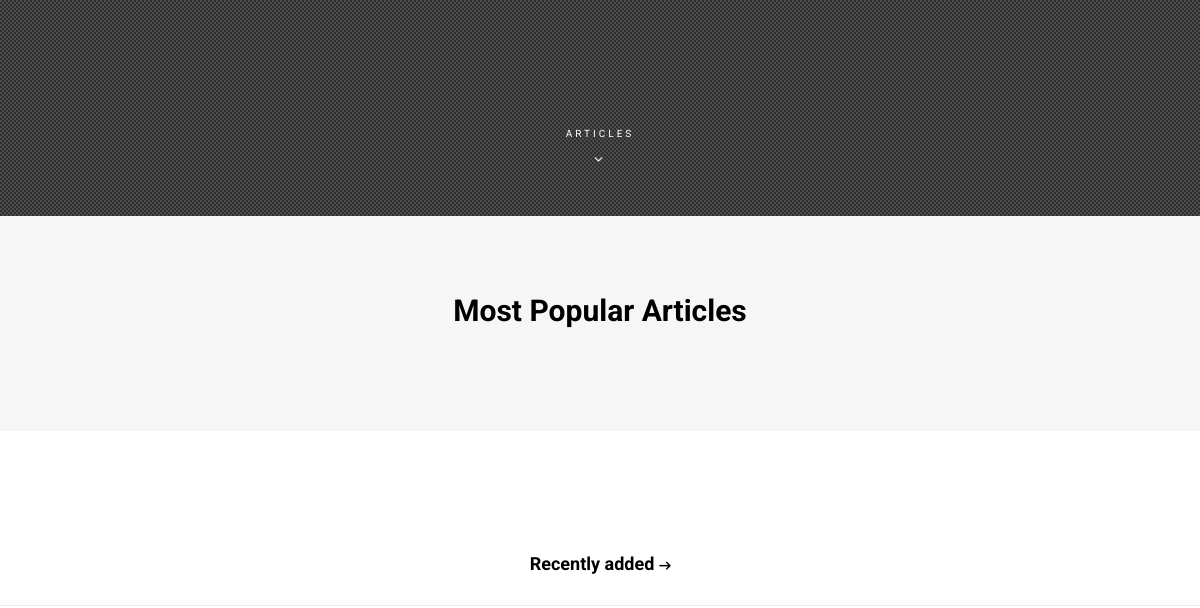
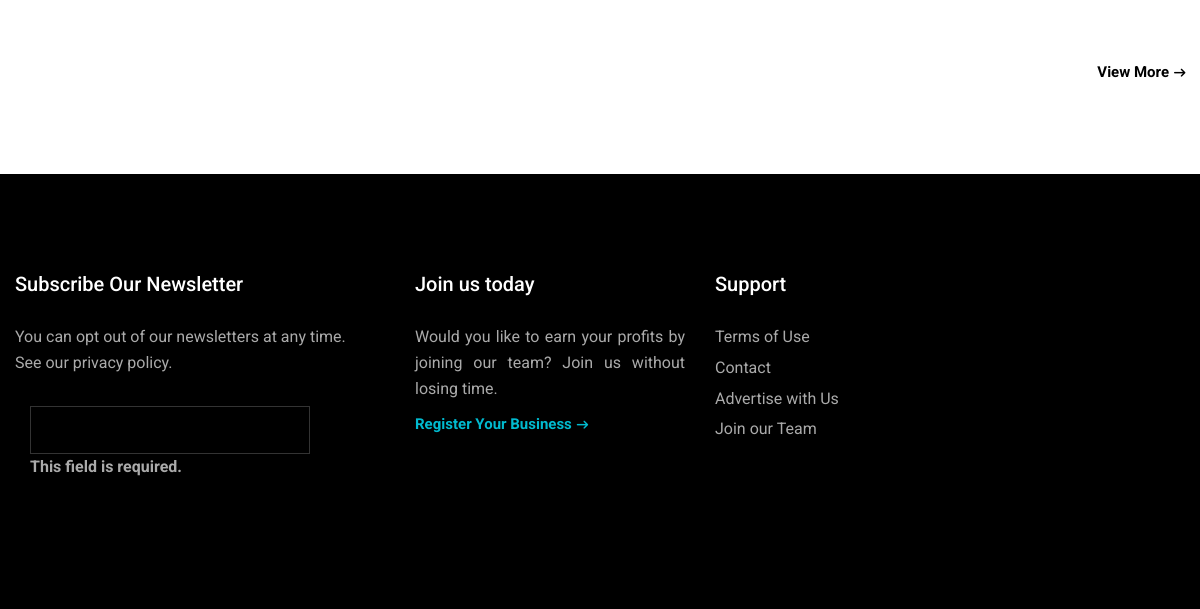
Before: / (lower part) with the older database file (2 pictures, top to bottom).
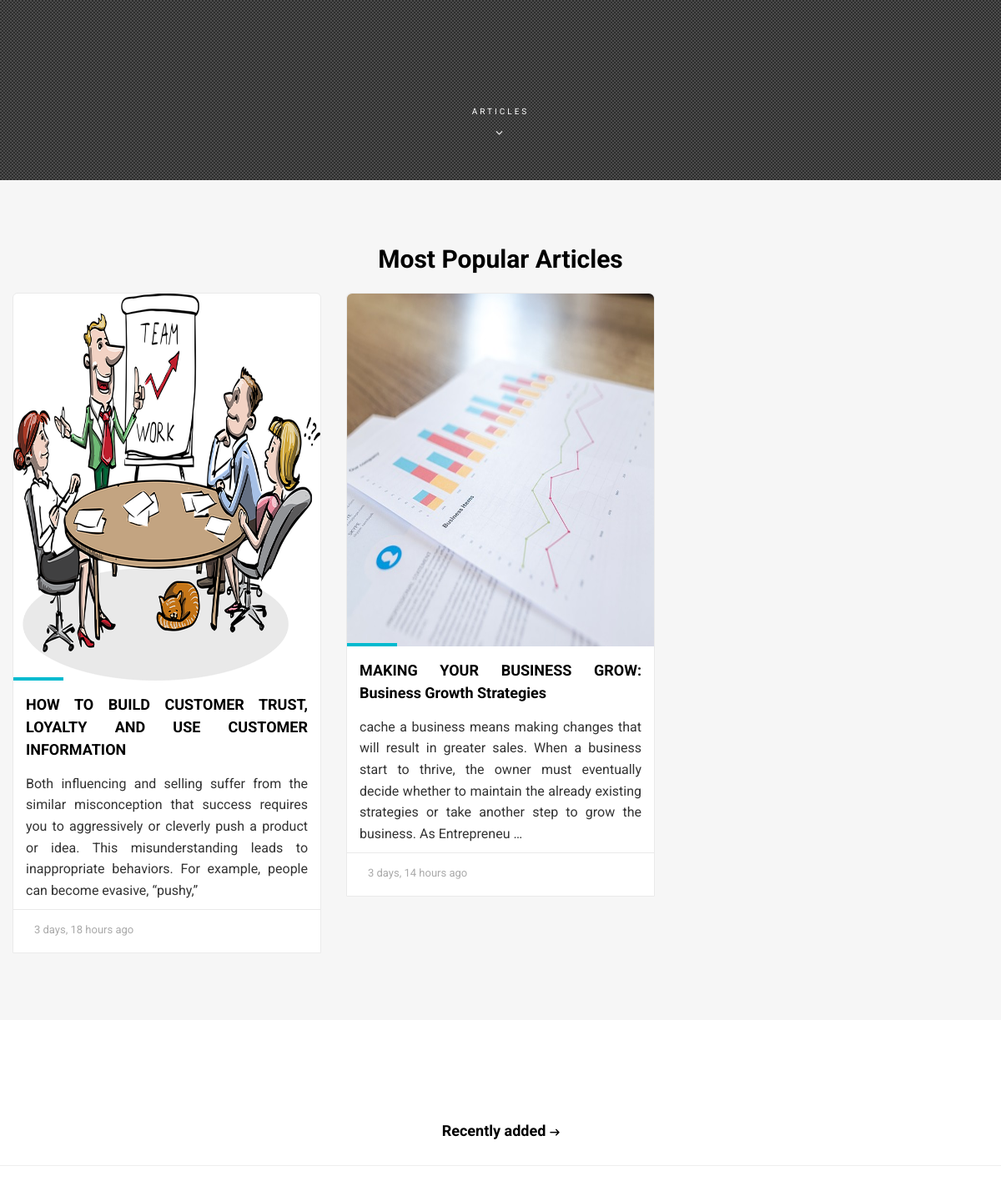
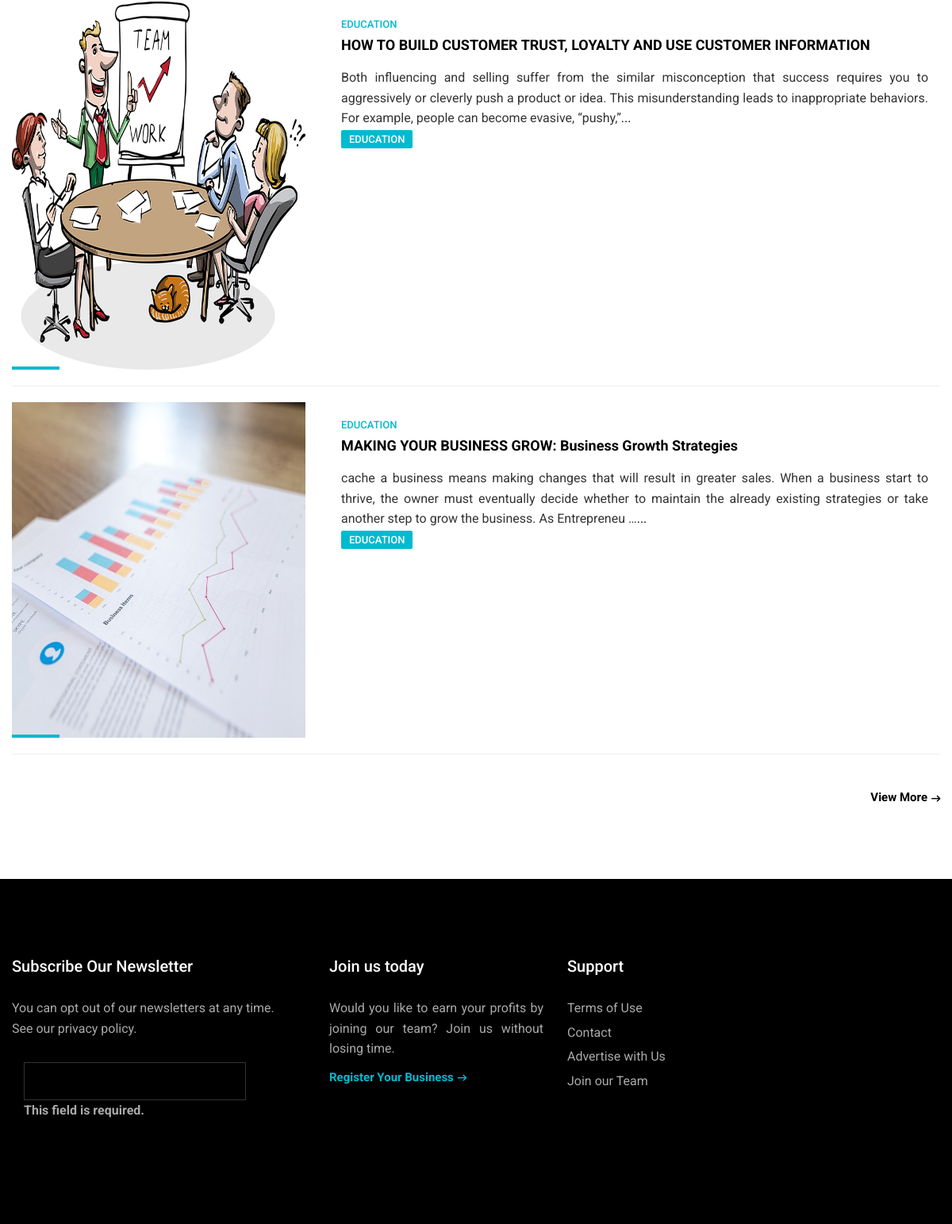
After: the same page with the newer database file (2 pictures, top to bottom).
### Article/models.py (models this page shows, shortened)
class Article(models.Model):
    popular = models.CharField(max_length=50, blank=True, choices=(('true','True'),('false','False')))
    category = models.ForeignKey(Category,on_delete=models.CASCADE, default=1,)
    preview_image = models.ImageField(upload_to='upload/',blank=True)
    tags = TaggableManager()
    title = models.CharField(max_length=100)
    slug = models.SlugField(max_length=250, unique=True)
    summary = models.TextField(max_length=1000, blank=True)
    title_body1 = models.TextField(max_length=1000, blank=True)
    title_body2 = models.TextField(max_length=1000, blank=True)
    title_body3 = models.TextField(max_length=1000, blank=True)
    part1=models.CharField(blank=True,max_length=200, choices=(('true','True'),('false','False')))
    sub1 = models.CharField(max_length=200, blank=True)
    sub1_child1 = models.CharField(max_length=500, blank=True)
    sub1_child1_body = models.TextField(max_length=1000, blank=True)
    sub1_child1_image = models.ImageField(upload_to='upload',blank=True)
    sub1_child2 = models.CharField(max_length=500, blank=True)
    sub1_child2_body = models.TextField(max_length=1000, blank=True)
    sub1_child2_image = models.ImageField(upload_to='upload', blank=True)
    sub1_child3 = models.CharField(max_length=500, blank=True)
    sub1_child3_body = models.TextField(max_length=1000, blank=True)
    sub1_child3_image = models.ImageField(upload_to='upload', blank=True)
    sub1_child4 = models.CharField(max_length=500, blank=True)
    sub1_child4_body = models.TextField(max_length=1000, blank=True)
    sub1_child4_image = models.ImageField(upload_to='upload', blank=True)
    sub1_child5 = models.CharField(max_length=500, blank=True)
    sub1_child5_body = models.TextField(max_length=1000, blank=True)
    sub1_child5_image = models.ImageField(upload_to='upload', blank=True)
    blockquote1 = models.TextField(max_length=500, blank=True)
    part2 = models.CharField(blank=True,max_length=200, choices=(('true','True'),('false','False')))
    sub2 = models.CharField(max_length=200, blank=True)
    sub2_child1 = models.CharField(max_length=500, blank=True)
    sub2_child1_body = models.TextField(max_length=1000, blank=True)
    sub2_child1_image = models.ImageField(upload_to='upload', blank=True)
    sub2_child2 = models.CharField(max_length=500, blank=True)
    sub2_child2_body = models.TextField(max_length=1000, blank=True)
    sub2_child2_image = models.ImageField(upload_to='upload', blank=True)
    sub2_child3 = models.CharField(max_length=500, blank=True)
    sub2_child3_body = models.TextField(max_length=1000, blank=True)
    sub2_child3_image = models.ImageField(upload_to='upload', blank=True)
    sub2_child4 = models.CharField(max_length=500, blank=True)
    sub2_child4_body = models.TextField(max_length=1000, blank=True)
    sub2_child4_image = models.ImageField(upload_to='upload', blank=True)
    sub2_child5 = models.CharField(max_length=500, blank=True)
    sub2_child5_body = models.TextField(max_length=1000, blank=True)
    sub2_child5_image = models.ImageField(upload_to='upload', blank=True)
    blockquote2 = models.TextField(max_length=500, blank=True)
    part3 = models.CharField(blank=True,max_length=200, choices=(('true','True'),('false','False')))
    sub3 = models.CharField(max_length=200, blank=True)
    sub3_child1 = models.CharField(max_length=500, blank=True)
    sub3_child1_body = models.TextField(max_length=1000, blank=True)
    sub3_child1_image = models.ImageField(upload_to='upload', blank=True)
    sub3_child2 = models.CharField(max_length=500, blank=True)
    sub3_child2_body = models.TextField(max_length=1000, blank=True)
    sub3_child2_image = models.ImageField(upload_to='upload', blank=True)
    sub3_child3 = models.CharField(max_length=500, blank=True)
    sub3_child3_body = models.TextField(max_length=1000, blank=True)
    sub3_child3_image = models.ImageField(upload_to='upload', blank=True)
    sub3_child4 = models.CharField(max_length=500, blank=True)
    sub3_child4_body = models.TextField(max_length=1000, blank=True)
    sub3_child4_image = models.ImageField(upload_to='upload', blank=True)
    sub3_child5 = models.CharField(max_length=500, blank=True)
    sub3_child5_body = models.TextField(max_length=1000, blank=True)
    sub3_child5_image = models.ImageField(upload_to='upload', blank=True)
    blockquote3 = models.TextField(max_length=500, blank=True)
    part4 = models.CharField(blank=True,max_length=200, choices=(('true','True'),('false','False')))
    sub4 = models.CharField(max_length=200, blank=True)
    sub4_child1 = models.CharField(max_length=500, blank=True)
    sub4_child1_body = models.TextField(max_length=1000, blank=True)
    sub4_child1_image = models.ImageField(upload_to='upload', blank=True)
    sub4_child2 = models.CharField(max_length=500, blank=True)
    sub4_child2_body = models.TextField(max_length=1000, blank=True)
    sub4_child2_image = models.ImageField(upload_to='upload', blank=True)
    sub4_child3 = models.CharField(max_length=500, blank=True)
    sub4_child3_body = models.TextField(max_length=1000, blank=True)
    sub4_child3_image = models.ImageField(upload_to='upload', blank=True)
    sub4_child4 = models.CharField(max_length=500, blank=True)
    sub4_child4_body = models.TextField(max_length=1000, blank=True)
    sub4_child4_image = models.ImageField(upload_to='upload', blank=True)
    sub4_child5 = models.CharField(max_length=500, blank=True)
    sub4_child5_body = models.TextField(max_length=1000, blank=True)
    sub4_child5_image = models.ImageField(upload_to='upload', blank=True)
    blockquote4 = models.TextField(max_length=500, blank=True)
    part5 = models.CharField(blank=True,max_length=200, choices=(('true','True'),('false','False')))
    sub5 = models.CharField(max_length=200, blank=True)
    sub5_child1 = models.CharField(max_length=500, blank=True)
    sub5_child1_body = models.TextField(max_length=1000, blank=True)
    sub5_child1_image = models.ImageField(upload_to='upload', blank=True)
    sub5_child2 = models.CharField(max_length=500, blank=True)
    sub5_child2_body = models.TextField(max_length=1000, blank=True)
    sub5_child2_image = models.ImageField(upload_to='upload', blank=True)
    sub5_child3 = models.CharField(max_length=500, blank=True)
    sub5_child3_body = models.TextField(max_length=1000, blank=True)
    sub5_child3_image = models.ImageField(upload_to='upload', blank=True)
    sub5_child4 = models.CharField(max_length=500, blank=True)
    sub5_child4_body = models.TextField(max_length=1000, blank=True)
    sub5_child4_image = models.ImageField(upload_to='upload', blank=True)
    sub5_child5 = models.CharField(max_length=500, blank=True)
    sub5_child5_body = models.TextField(max_length=1000, blank=True)
    sub5_child5_image = models.ImageField(upload_to='upload', blank=True)
    blockquote5 = models.TextField(max_length=500, blank=True)
    link =models.URLField(max_length=1000, blank=True)
    link_name= models.CharField(max_length=1000,blank=True)
    pub_date = models.DateTimeField(auto_now_add=True)

class Category(models.Model):
    name = models.CharField(max_length=250, blank=True)
    slug = models.SlugField(max_length=250)
    class Meta:
        ordering =['name']
        verbose_name = 'category'
    def get_absolute_url(self):
        return reverse('category_list', args=[self.slug])
    def __str__(self):
        return self.name

### Article/views.py (the view)
# urls.py: path('',cache_page(60 * 15)(views.home),name='home'),
@cache_page(60 * 15)
def home(request):
    instance_list = Article.objects.all()
    categories = Category.objects.all()
    paginator = Paginator(instance_list, 5)
    page = request.GET.get('page')
    instance = paginator.get_page(page)
    sub = SubscribeForm(request.POST)
    if sub.is_valid():
        email_data = sub.cleaned_data.get('S_email')
        new_comment, created = Subscribe.objects.get_or_create(
            S_email=email_data,
        )
        messages.success(request, 'You have subscribed successfully!!')
    content = {
        'instance': instance,
        'categories': categories,
        'sub':sub,
    }
    return render(request, 'blog/home.html', content)

### contact/forms.py
class SubscribeForm(forms.Form):
    S_email = forms.CharField(label='',widget=forms.EmailInput)

### templates/blog/home.html (shortened to what the changed rows need)
{% extends 'base.html' %}
{% load static %}
{% load thumbnail %}
{% block content %}
        <section class="section gb">
            <div class="container">
                <div class="row">
                     {% if instance %}
                {% for Article in instance %}
                {% if Article.popular %}
                    <div class="col-lg-4 col-md-12">
                        <div class="blog-box">
                            <div class="image-wrap entry">
                                 {% thumbnail Article.preview_image "380x200" crop="center" as im %}
                                <img src="{{ im.url }}" width="{{ im.width }}" height="{{ im.height }}">
                                {% endthumbnail %}
                            </div>
                            <div class="blog-desc">
                                <h4><a href="{% url 'detail' Article.slug %}">{{ Article.title}}</a></h4>
                                <p>{{ Article.summary|truncatechars:250  }}</p>
                            </div>
                            <div class="post-meta">
                                <ul class="list-inline">
                                    <li><a href="#" align="center">{{Article.pub_date|timesince}} ago</a></li>
                            </div>
                        </div>
                    </div>
                     {% endif %}
                         {% endfor %}
                         {% endif %}
                </div>
            </div>
        </section>
                <section class="section">
                    <h1 class="text-center">  <a href="{% url 'articles_list' %}" class="readmore " ><big>Recently added</big></a><hr ></h1>
                    <div class="container">
                        {% if instance %}
                {% for Article in instance %}
                        <div class="row">
                            <div class="col-md-4 hidden-sm hidden-xs">
                              <div class="image-wrap entry">
                                  {% thumbnail Article.preview_image "380x200"  as im %}
                                <img src="{{ im.url }}" width="{{ im.width }}" height="{{ im.height }}">
                                {% endthumbnail %}
                              </div>
                            </div>
                            <div class="col-md-8">
                                <div class="blog-wrapper clearfix">
                                            <div class="blog-meta blog-desc">
                                                <small><a href="{{ Article.category.get_absolute_url }}">{{ Article.category}}</a></small>
                                                <h4><a href="{% url 'detail' Article.slug %}"> {{ Article.title }}</a></h4>
                                                <p> {{ Article.summary|truncatechars:250   }}<a href="{% url 'detail' Article.slug%}">...</a></p>
                                                {% if Article.tags %}
                        <div class="widget clearfix">
                            <div class="tags-widget">
                                <ul class="list-inline">
                                    {% for tag in Article.tags.all %}
                                    <li><a href="{% url 'tagged' tag.slug%}">{{ tag.name}}</a></li>
                                    {% endfor %}
                                </ul>
                            </div>
                        </div>
                            {% endif %}
                                            </div>
                                        </div>
                            </div>
                        </div><hr>
                        {% endfor %}
                        {% endif %}
                      <p class="text-right">  <a href="{% url 'articles_list' %}" class="readmore " >View More</a></p>
                    </div>
                </section>
{% endblock %}

Changed rows visible on the page:
added Article: shows a picture, title "HOW TO BUILD CUSTOMER TRUST, LOYALTY AND USE CUSTOMER INFORMATION", summary "Both influencing and selling suffer from the similar misconception that success requires you to aggressively or cleverly push a product or idea. This misunderstanding leads to inappropriate behaviors. For example, people can become evasive, “pushy,”", pub_date "3 days, 18 hours", category "EDUCATION"
added Article: shows a picture, title "MAKING YOUR BUSINESS GROW: Business Growth Strategies", summary "cache a business means making changes that will result in greater sales. When a business start to thrive, the owner must eventually decide whether to maintain the already existing strategies or take another step to grow the business. As Entrepreneu …", pub_date "3 days, 14 hours", category "EDUCATION"
added Tag: name "EDUCATION"
